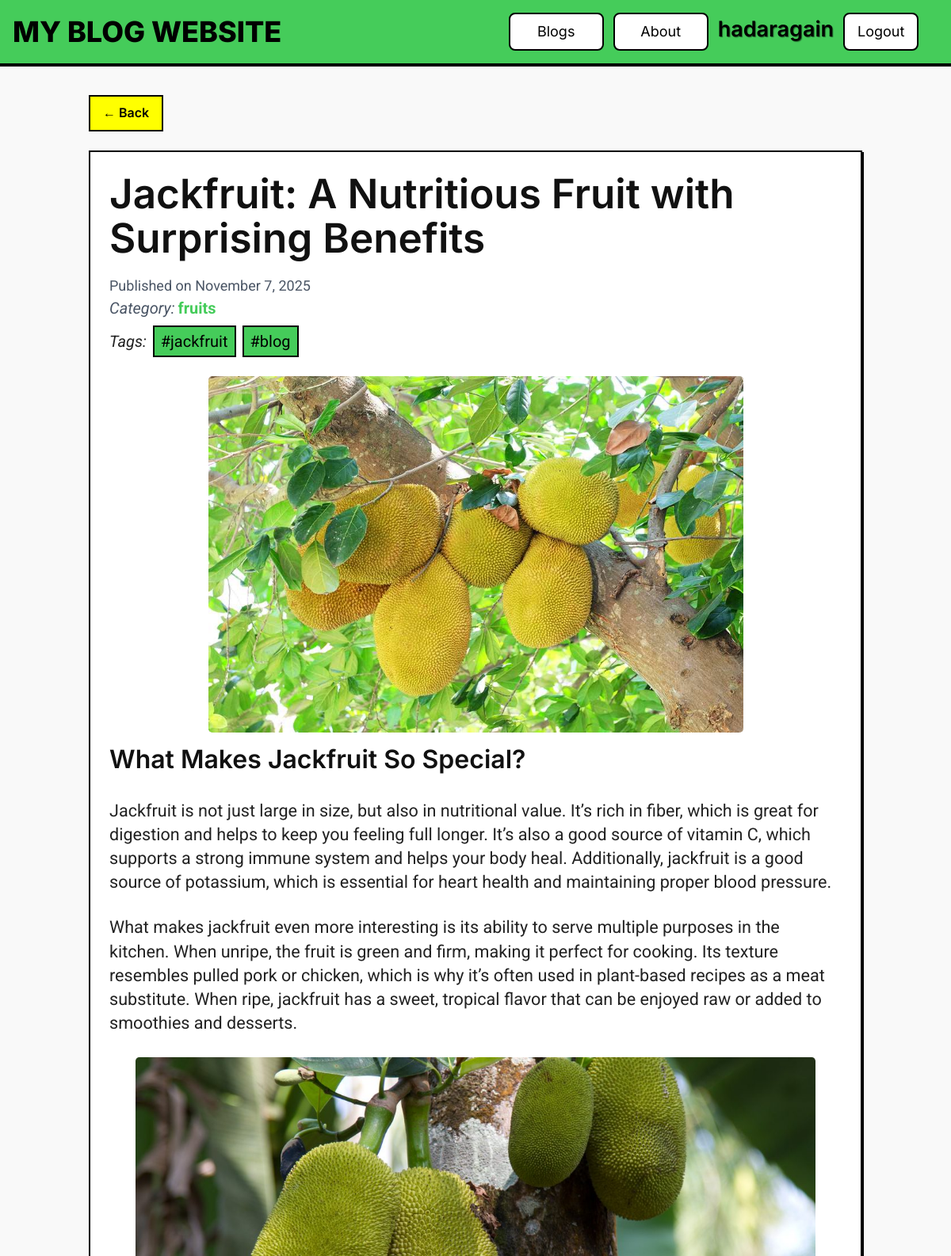
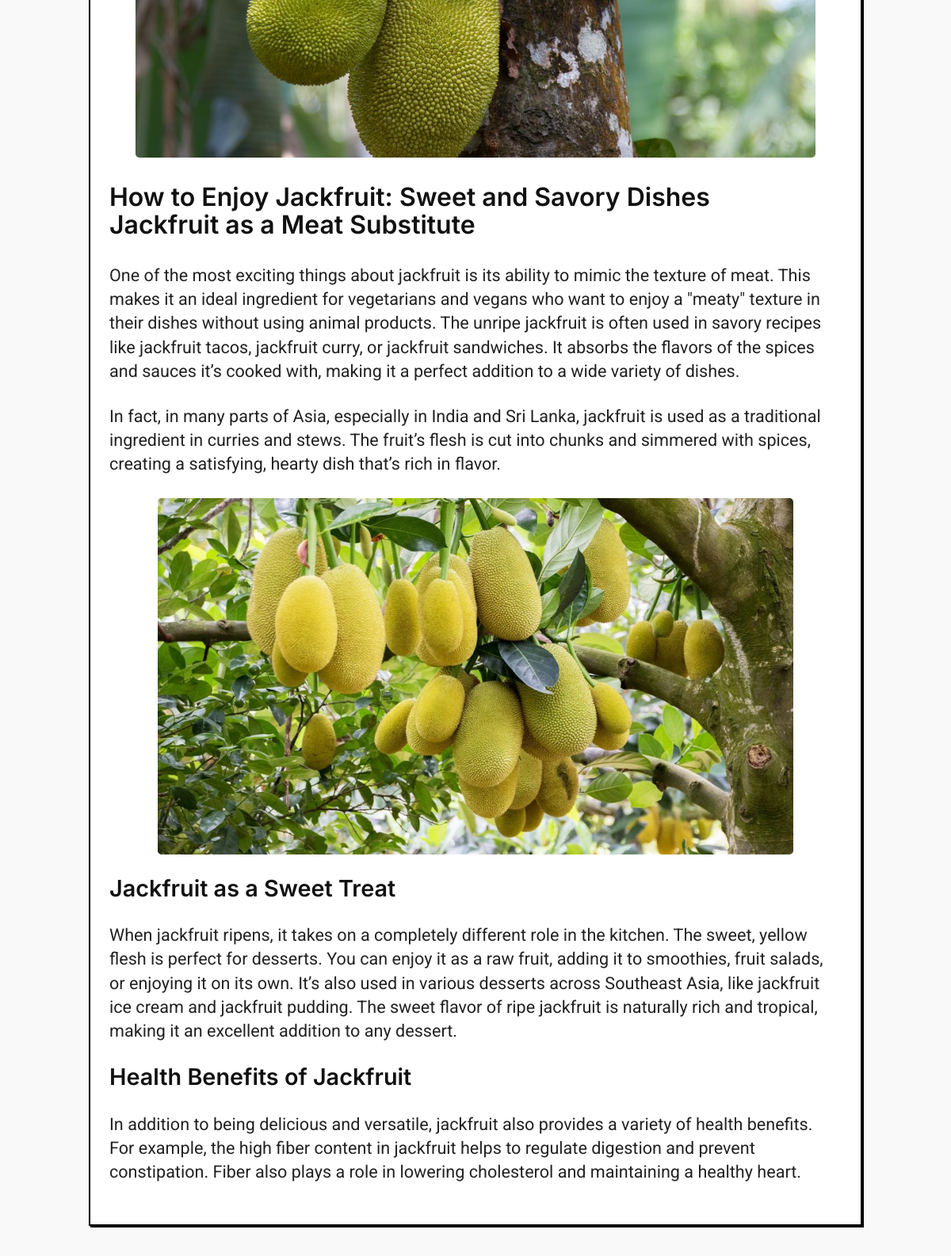
Page /greenblog/post/jackfruit-a-nutritious-fruit-with-surprising-benefits/ (signed in, upper part) on the committed database (2 pictures, top to bottom).
### blog/models.py (models this page shows, shortened)
class BlogPost(models.Model):
    title = models.CharField(max_length=255)
    slug = models.SlugField(unique=True, blank=True, max_length=255)
    category = models.ForeignKey('Category', on_delete=models.SET_NULL, null=True, related_name='posts')
    tags = models.ManyToManyField('Tag', blank=True, related_name='posts')
    content = RichTextField()
    image = models.ImageField(upload_to='blog_images/', blank=True, null=True)
    author = models.ForeignKey(User, on_delete=models.SET_NULL, null=True, blank=True)
    created_at = models.DateTimeField(auto_now_add=True)
    updated_at = models.DateTimeField(auto_now=True)

class Category(models.Model):
    name = models.CharField(max_length=100, unique=True)
    slug = models.SlugField(unique=True, blank=True)

class Tag(models.Model):
    name = models.CharField(max_length=50, unique=True)
    slug = models.SlugField(unique=True, blank=True)

### blog/views.py (the view)
# urls.py: path('post/<slug:slug>/', views.blog_detail, name='blog_detail'),
def blog_detail(request, slug):
    blog_post = get_object_or_404(BlogPost, slug=slug)
    comments = blog_post.comments.all().order_by('-created_at')
    if request.method == 'POST':
        if request.user.is_authenticated:
            form = CommentForm(request.POST)
            if form.is_valid():
                comment = form.save(commit=False)
                comment.post = blog_post
                comment.user = request.user
                comment.save()
                return redirect('blog_detail', slug=slug)
        else:
            return redirect('login')
    else:
        form = CommentForm()
    return render(request, 'blog/blog_detail.html', {
        'blog_post': blog_post,
        'comments': comments,
        'form': form
    })

### blog/context_processors.py (called while the page is built)
def current_time(request):
    return {'current_time': datetime.now()}

### blog/templates/blog/blog_detail.html (shortened to what this page needs)
{% extends 'base.html' %}
{% load static %}
{% block content %}
<div class="mt-2 mb-4 md:mt-3 md:mb-6">
    <a href="javascript:history.back()" class="inline-block px-4 py-2 border-2 border-black bg-[#FFFF00] text-black font-semibold rounded-btn hover:bg-treegreen hover:text-white transition">
      &larr; Back
    </a>
  </div>
<article class="max-w-8xl w-11/12 md:w-full mx-auto p-6 bg-white neo-card">
  <h1 class="blog_title text-3xl md:text-4xl font-extrabold text-black">{{ blog_post.title }}</h1>
  <p class="text-lg text-gray-600 -mt-8 mb-4">
    Published on {{ blog_post.created_at|date:"F j, Y" }}
  </p>
  <p class="text-md text-gray-600 -mt-4 mb-2">{% if blog_post.category %}
      <span class="italic text-xl">Category:</span>
      <a href="{% url 'category_posts' blog_post.category.slug %}" class="text-treegreen text-xl font-bold hover:text-black">
        {{ blog_post.category.name }}
      </a>
    {% endif %}</p>
  {% if blog_post.tags.exists %}
    <div class="mb-6 flex flex-wrap gap-2">
      <button class="italic text-xl">Tags: </button>
      {% for tag in blog_post.tags.all %}
        <a href="{% url 'tag_posts' tag.slug %}" class="inline-block px-2 py-1 border-2 border-black bg-treegreen text-sm md:text-xl text-black hover:bg-black hover:text-treegreen transition">
          #{{ tag.name }}
        </a>
      {% endfor %}
    </div>
  {% endif %}
  {% if blog_post.image %}
    <div class="">
      <img src="{{ blog_post.image.url }}" alt="{{ blog_post.title }}" class="w-full h-full object-cover">
    </div>
  {% endif %}
  <div class="prose prose-lg max-w-none">
    {% autoescape off %}
      {{ blog_post.content|safe }}
    {% endautoescape %}
  </div>
</article>
{% endblock %}

### blog/templates/base.html (shortened to what this page needs)
{% load static %}
<!DOCTYPE html>
<html lang="en">
<head>
    <script src="https://cdn.jsdelivr.net/npm/@tailwindcss/browser@4"></script>
</head>
<body class="bg-white text-black">
        <nav class="flex flex-col md:flex-row md:justify-between md:items-center p-2 md:p-4 bg-treegreen border-b-4 border-black">
            <h1 class="text-3xl md:text-4xl font-extrabold uppercase text-black text-center md:text-left mr-2 mb-0 md:mb-0">
                My Blog Website
            </h1>
            <div class="text-xs md:text-lg grid grid-cols-2 gap-1 md:flex md:space-x-2 md:justify-end">
                <a href="{% url 'blog_list' %}" class="min-w-[120px] px-4 py-2 border-2 border-black bg-white text-black hover:bg-[#FFFF00] hover:text-treegreen transition text-center rounded-lg">
                Blogs
                </a>
                <a href="{% url 'about' %}" class="min-w-[120px] px-4 py-2 border-2 border-black bg-white text-black hover:bg-[#FFFF00] hover:text-treegreen transition text-center rounded-lg">
                About
                </a>
                {% if user.is_authenticated %}
                <span class="user-name font-xs text-black font-semibold text-center
                            truncate overflow-hidden md:whitespace-normal">
                    {{ user.username }}
                </span>
                <form action="{% url 'logout' %}" method="post" class="inline min-w-[120px]">
                    <button type="submit" class="w-full md:w-auto px-4 py-2 border-2 border-black bg-white text-black hover:bg-[#FFFF00] hover:text-treegreen transition rounded-lg">
                    Logout
                    </button>
                </form>
                {% endif %}
            </div>
            </nav>
    <div class="container mx-auto p-2 md:p-6">
        {% block content %}{% endblock %}
    </div>
</body>
</html>

### blog/templates/base.html (style rules this page uses)
:root { --treegreen: #45cc5a; }
.user-name { text-shadow: 1px 1px 1px rgba(0, 0, 0, 0.5); font-size: 1.5em; }
.bg-treegreen { background-color: var(--treegreen); }
.text-treegreen { color: var(--treegreen); }
.neo-card { border: 2px solid black; box-shadow: 2px 2px 0 black; transition: all 0.2s ease; }
article .blog_title { font-size: 2em; margin-bottom: 1.2em; }
body { font-family: 'Inter', sans-serif; line-height: 1.6; color: #333; background-color: #f9f9f9; }
article { font-family: 'Roboto', sans-serif; line-height: 1.5; color: #222; }
article h1, article h2, article h3, article h4, article h5, article h6 { font-family: 'Inter', sans-serif; font-weight: 600; color: #111; margin-bottom: 1em; line-height: 1.1; }
article h1 { font-size: 2.2em; }
article h2 { font-size: 2em; }
article h3 { font-size: 1.8em; }
.prose p { font-size: 1.1em; margin-bottom: 1.25em; line-height: 1.4; }
.prose img { max-width: 100%; height: auto; display: block; margin: 20px auto; }
img { display: block; margin: 1em auto; max-width: 90%; max-height: 450px; width: auto; height: auto; object-fit: cover; border-radius: 0.3rem; }
@media (min-width: 768px) { .prose p { font-size: 1.35em; } }
@media (min-width: 768px) { article .blog_title { font-size: 3.2em; margin-bottom: 1em; } }

### rows in the picture
BlogPost: title "Jackfruit: A Nutritious Fruit with Surprising Benefits", created_at "November 7, 2025", category.name "fruits", image (picture), content "What Makes Jackfruit So Special? Jackfruit is not just large in size, but also in nutritional value. It’s rich in fiber, which is great for digestion and helps to keep you feeling full longer. It’s also a good source of vitamin C, which supports a strong immune system and helps your body heal. Additionally, jackfruit is a good source of potassium, which is essential for heart health and maintaining proper blood pressure. What makes jackfruit even more interesting is its ability to serve multiple purposes in the kitchen. When unripe, the fruit is green and firm, making it perfect for cooking. Its texture resembles pulled pork or chicken, which is why it’s often used in plant-based recipes as…", content (picture)
Tag: name "jackfruit"
Tag: name "blog"

### other values in the picture
{{ user.username }} "hadaragain"
